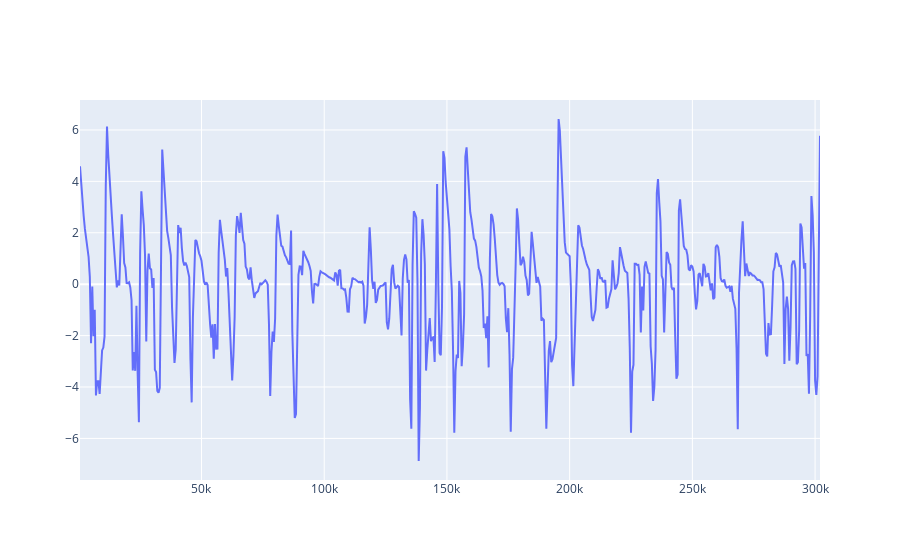

The code cell stored with this chart in its notebook:
### Code cell
df_resp = pd.read_csv(f'c3_muse_stress/feature_segments/resp/{subject}.csv')

fig = go.Figure()
fig.add_trace(go.Scatter(x=df_resp['timestamp'], y=df_resp['resp'], mode='lines', name='resp'))
fig.show()

### Figure 1 — Plotly figure (JSON) as saved in the notebook; plotly's stock layout.template omitted (floating-point values rounded to 4 significant figures; data arrays with more than 128 entries replaced by an {"elided": "..."} marker saying what was removed)
{"data": [{"mode": "lines", "name": "resp", "type": "scatter", "x": {"elided": "604 int values"}, "y": {"elided": "604 float values"}}], "layout": {}}
